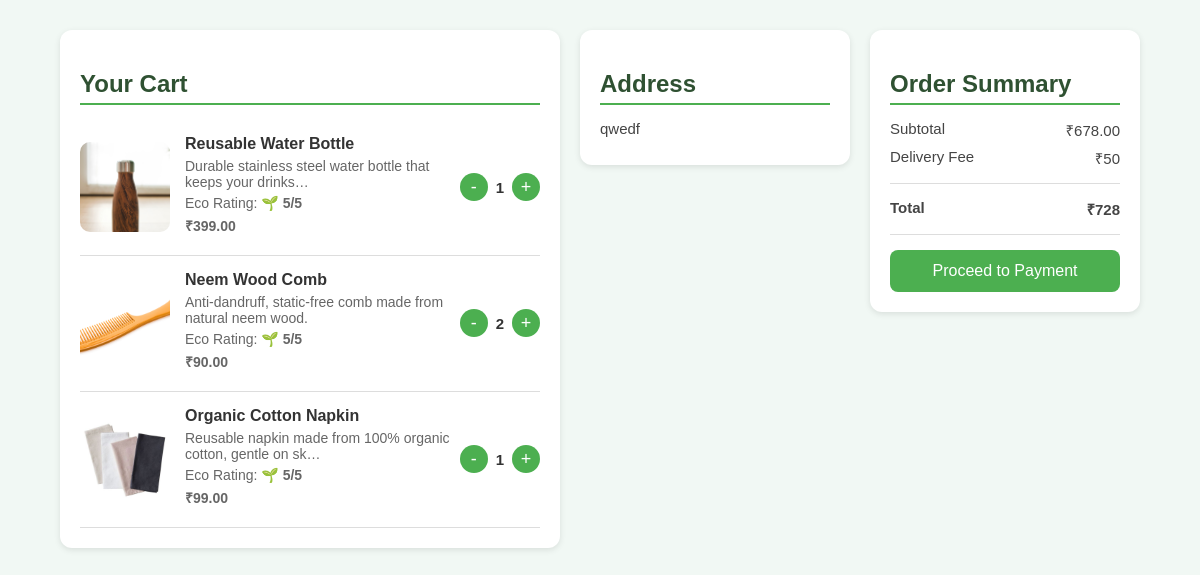
/checkout/ (signed in), run on the app's committed database.
### app/models.py (models this page shows, shortened)
class Cart(models.Model):
    user = models.ForeignKey(CustomUser, on_delete=models.CASCADE)
    product = models.ForeignKey(Product, on_delete=models.CASCADE)
    quantity = models.PositiveIntegerField(default=1)
    @property
    def total_price(self):
        return self.quantity * self.product.price

class Product(models.Model):
    name = models.CharField(max_length=200)
    category = models.ForeignKey(Category, on_delete=models.CASCADE, related_name='products')
    description = models.TextField()
    price = models.DecimalField(max_digits=8, decimal_places=2)
    image = models.ImageField(upload_to='product_images/', null=True, blank=True)
    eco_rating = models.IntegerField(default=5)

class CustomUser(AbstractUser):
    phone = models.CharField(max_length=15, blank=True, null=True)
    address = models.TextField(blank=True, null=True)
    pincode = models.CharField(max_length=10, blank=True, null=True)

### app/views.py (the view)
# urls.py: path('checkout/', views.checkout, name='checkout'),
def checkout(request):
    cart_items = Cart.objects.filter(user=request.user)
    first_item = cart_items.first()
    total_price = sum(item.total_price for item in cart_items)
    return render(request, 'checkout.html', {'cart_items': cart_items, 'total_price': total_price,'address':first_item})

### templates/checkout.html (shortened to what this page needs)
{% load static %}
<!DOCTYPE html>
<html lang="en">
<head>
    <link rel="stylesheet" href="https://cdnjs.cloudflare.com/ajax/libs/font-awesome/6.5.0/css/all.min.css">
</head>
<body>
    <div class="container">
        <div class="cart-section">
            <h2>Your Cart</h2>
            {% if cart_items %}
            {% for item in cart_items %}
            <div class="cart-item">
                <img src="{{ item.product.image.url }}" alt="{{ item.product.name }}">
                <div class="item-info">
                    <h4>{{ item.product.name }}</h4>
                    <p>{{ item.product.description|truncatechars:60 }}</p>
                    <p>Eco Rating: <strong>🌱 {{ item.product.eco_rating }}/5</strong></p>
                    <p class="price">₹{{ item.product.price }}</p>
                </div>
                <div class="quantity-control">
                    <form action="{% url 'change_cart' item.id %}" method="POST"
                        style="display:flex; align-items:center; gap:8px;">
                        <button type="submit" name="action" value="decrease">-</button>
                        <span>{{ item.quantity }}</span>
                        <button type="submit" name="action" value="increase">+</button>
                    </form>
                </div>
            </div>
            {% endfor %}
            {% else %}
            <p class="empty-cart">Your cart is empty 🛒</p>
            {% endif %}
        </div>
        <div class="summary-section">
            <h2>Address</h2>
            <p>{{address.user.address}}</p>
        </div>
        <div class="summary-section">
            <h2>Order Summary</h2>
            <p><span>Subtotal</span> <span>₹{{ total_price }}</span></p>
            <p><span>Delivery Fee</span> <span>₹50</span></p>
            <hr>
            <p class="total"><span>Total</span> <span>₹{{ total_price|add:50 }}</span></p>
            <hr>
            <form method="POST" action="{% url 'payment' %}">
                <button type="submit" class="checkout-btn">Proceed to Payment</button>
            </form>
        </div>
    </div>
</body>
</html>

### templates/checkout.html (style rules this page uses)
body { font-family: 'Poppins', sans-serif; background-color: #f1f8f4; margin: 0; padding: 0; }
.container { width: 90%; max-width: 1100px; margin: 30px auto; display: flex; flex-wrap: wrap; gap: 20px; }
.cart-section { flex: 2; background: #fff; padding: 20px; border-radius: 12px; box-shadow: 0 2px 6px rgba(0, 0, 0, 0.1); }
.summary-section { flex: 1; background: #fff; padding: 20px; border-radius: 12px; height: fit-content; box-shadow: 0 2px 6px rgba(0, 0, 0, 0.1); }
h2 { color: #2f5132; margin-bottom: 15px; border-bottom: 2px solid #4CAF50; padding-bottom: 5px; }
.cart-item { display: flex; align-items: center; justify-content: space-between; border-bottom: 1px solid #ddd; padding: 15px 0; }
.cart-item img { width: 90px; height: 90px; object-fit: cover; border-radius: 10px; }
.item-info { flex: 2; padding-left: 15px; }
.item-info h4 { margin: 0; font-size: 16px; color: #333; }
.item-info p { margin: 5px 0; color: #666; font-size: 14px; }
.quantity-control { display: flex; align-items: center; gap: 10px; }
.quantity-control button { background-color: #4CAF50; color: white; border: none; width: 28px; height: 28px; border-radius: 50%; cursor: pointer; font-size: 18px; }
.quantity-control span { font-weight: bold; font-size: 15px; color: #333; }
.price { font-weight: bold; color: #2f5132; }
.summary-section p { display: flex; justify-content: space-between; margin: 8px 0; font-size: 15px; color: #444; }
.summary-section hr { border: none; border-top: 1px solid #ddd; margin: 15px 0; }
.total { font-weight: bold; font-size: 17px; }
.checkout-btn { background-color: #4CAF50; color: white; width: 100%; padding: 12px; border: none; border-radius: 8px; font-size: 16px; cursor: pointer; transition: 0.3s; }

### data on the page
Cart: product.image (picture), product.name "Reusable Water Bottle", product.description "Durable stainless steel water bottle that keeps your drinks…", product.eco_rating "5", product.price "399.00", quantity "1", user.address "qwedf"
Cart: product.image (picture), product.name "Neem Wood Comb", product.description "Anti-dandruff, static-free comb made from natural neem wood.", product.eco_rating "5", product.price "90.00", quantity "2"
Cart: product.image (picture), product.name "Organic Cotton Napkin", product.description "Reusable napkin made from 100% organic cotton, gentle on sk…", product.eco_rating "5", product.price "99.00", quantity "1"

### other printed values
{{ total_price }} "678.00"
{{ total_price|add:50 }} "728"
